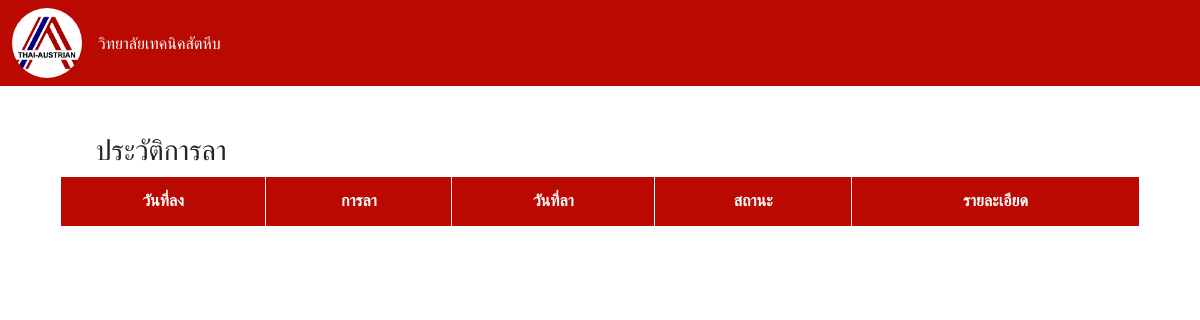
The page /LeaveHistory.php (signed in) on the database as committed earlier.
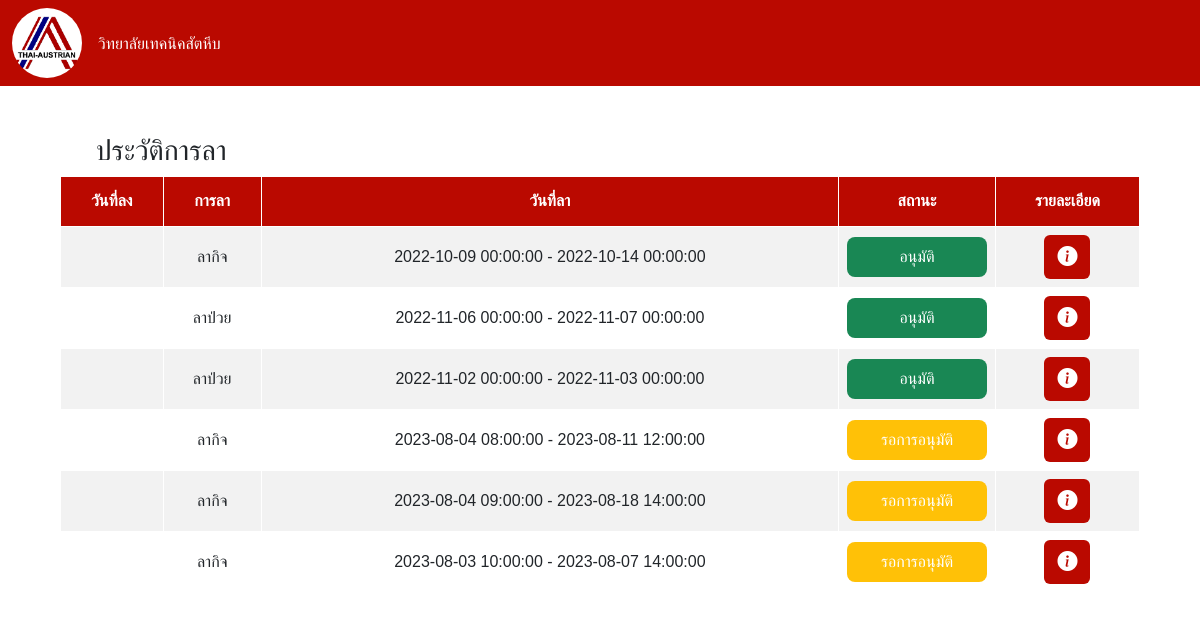
The same page on the database as committed later.
### tables this page shows
CREATE TABLE `leaves` (
  `leave_id` varchar(5) NOT NULL,
  `leave_type_id` varchar(5) NOT NULL,
  `std_id` varchar(11) NOT NULL,
  `start_leave_date` datetime NOT NULL,
  `end_leave_date` datetime NOT NULL,
  `leave_comment` varchar(250) DEFAULT NULL,
  `std_admit` tinyint(1) NOT NULL,
  `parent_comment` varchar(250) DEFAULT NULL,
  `parent_admit` tinyint(1) NOT NULL,
  `teacher_comment` varchar(250) DEFAULT NULL,
  `teacher_admit` tinyint(1) NOT NULL,
  `leave_status_id` varchar(5) NOT NULL,
  `attach_medCerti` varchar(200) DEFAULT NULL
);

CREATE TABLE `leave_type` (
  `leave_type_id` varchar(5) NOT NULL,
  `leave_type_name` varchar(100) NOT NULL
);

CREATE TABLE `leave_status` (
  `leave_status_id` varchar(5) NOT NULL,
  `leave_status_name` varchar(100) NOT NULL
);

### LeaveHistory.php (the view, shortened to what this page needs)
<!DOCTYPE html>
<html lang="en">
<head>
</head>
<body>
    <?php
    include "navbar.php";
    include "connect.php";
    $query = "SELECT leave_id, write_date, start_leave_date ,
              end_leave_date, lt.leave_type_id, lt.leave_type_name ,
              leave_comment , ls.leave_status_id, ls.leave_status_name
              FROM leaves
              inner JOIN leave_type lt on leaves.leave_type_id=lt.leave_type_id
              inner join leave_status ls on leaves.leave_status_id=ls.leave_status_id
              WHERE std_id = '$STD_ID'
              order by write_date";
    $result = mysqli_query($connect, $query);
    ?>
    <H3 class="mt-5" style="margin-left: 6rem;">ประวัติการลา</H3>
    <div class="table-container d-flex justify-content-center mt-0">
        <table class="table table-striped m-0" style="width: 90%; font-size: 1rem">
            <thead>
                <tr class="align-middle text-center text-white">
                    <th>วันที่ลง</th>
                    <th>การลา</th>
                    <th>วันที่ลา</th>
                    <th>สถานะ</th>
                    <th>รายละเอียด</th>
                </tr>
            </thead>
            <tbody class="align-middle text-center">
                <?php
                while ($row = mysqli_fetch_array($result)) {
                ?>
                    <tr>
                        <td><?php echo $row['write_date'] ?></td>
                        <td><?php echo $row['leave_type_name'] ?></td>
                        <td><?php echo $row['start_leave_date'] . " - " . $row['end_leave_date'] ?></td>
                        <?php if ($row['leave_status_id'] == "LS01") { ?>
                            <td>
                                <div class=" rounded-3 bg-warning text-white d-flex align-items-center justify-content-center" style="height: 2.5rem;">
                                    <label for=""><?php echo $row['leave_status_name'] ?></label>
                                </div>
                            </td>
                        <?php } elseif ($row['leave_status_id'] == "LS02") { ?>
                            <td>
                                <div class=" rounded-3 bg-success text-white d-flex align-items-center justify-content-center" style="height: 2.5rem;">
                                    <label for=""><?php echo $row['leave_status_name'] ?></label>
                                </div>
                            </td>
                        <?php } ?>
                        <td>
                            <button type="button" class="btn " style="background-color: #BA0900; color:#ffffff" data-bs-toggle="modal" data-bs-target="#detail<?php echo $row['leave_id'] ?>"><i class="bi bi-info-circle-fill fs-5"></i></button>
                        </td>
                    </tr>
                <?php } ?>
            </tbody>
        </table>
    </div>
</body>
</html>

Rows that differ between the two databases and show on the page:
added leaves: leave_type.leave_type_name "ลากิจ", start_leave_date "2022-10-09 00:00:00", end_leave_date "2022-10-14 00:00:00", leave_status.leave_status_name "อนุมัติ"
added leaves: leave_type.leave_type_name "ลาป่วย", start_leave_date "2022-11-06 00:00:00", end_leave_date "2022-11-07 00:00:00", leave_status.leave_status_name "อนุมัติ"
added leaves: leave_type.leave_type_name "ลาป่วย", start_leave_date "2022-11-02 00:00:00", end_leave_date "2022-11-03 00:00:00", leave_status.leave_status_name "อนุมัติ"
added leaves: leave_type.leave_type_name "ลากิจ", start_leave_date "2023-08-04 08:00:00", end_leave_date "2023-08-11 12:00:00", leave_status.leave_status_name "รอการอนุมัติ"
added leaves: leave_type.leave_type_name "ลากิจ", start_leave_date "2023-08-04 09:00:00", end_leave_date "2023-08-18 14:00:00", leave_status.leave_status_name "รอการอนุมัติ"
added leaves: leave_type.leave_type_name "ลากิจ", start_leave_date "2023-08-03 10:00:00", end_leave_date "2023-08-07 14:00:00", leave_status.leave_status_name "รอการอนุมัติ"
